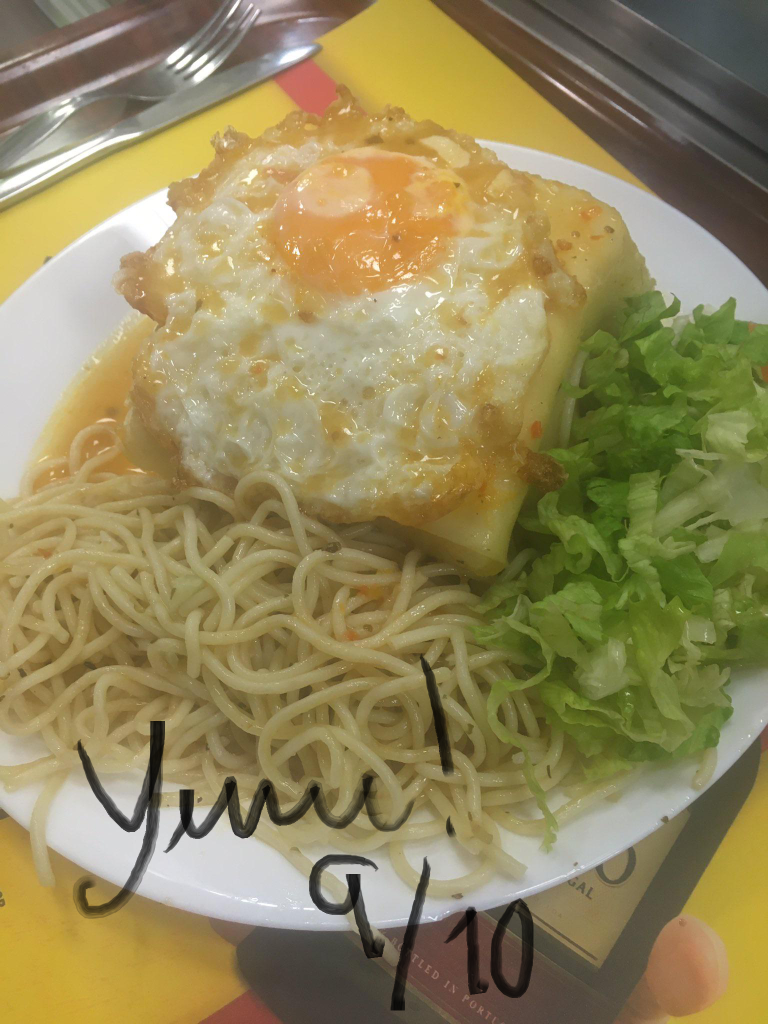
#> input picture LAB2/findings/Steg_Tools_v5.7.0_By_Lapsus$/images/a.png, 1536 x 2048 px (shown at 1/2 size)
$ python Hide_Spectrogram_Tool_v2.7.9.py images/a.png
#> lines starting #> are read from the running program, lines starting #| are printed output that depends on the picture
import wave
import sys
import numpy as np
from PIL import Image


# --------------- PARAMETERS -------------
MAX_FREQUENCY = 22000 # Hz
MIN_FREQUENCY = 20 # Hz

# 44100Hz if we use the audible frequencies
# 88200Hz if we use the inaudible frequencies
DOUBLE_SAMPLE_RATE = 88200  # Sample rate in Hz
SAMPLE_RATE = 44100
FINAL_AMPLITUDE = 1

audible_flag_types = {
    "-i" : {
        "max_frequency": 44000,
        "min_frequency": 23000,
        "sample_rate": DOUBLE_SAMPLE_RATE
        },
    "-a" : {
        "max_frequency": MAX_FREQUENCY,
        "min_frequency": MIN_FREQUENCY,
        "sample_rate": SAMPLE_RATE
        },
    "-h" : {
        "max_frequency": 33000,
        "min_frequency": 9000,
        "sample_rate": DOUBLE_SAMPLE_RATE
        },
}


# determines how wide each pixel is in the spectrogram.
# a good rule is to compute NSamples / SAMPLE_RATE and see how much time (in seconds) will be granted for each pixel
NSAMPLES_PER_PIXEL = 15000
FREQUENCY_RESOLUTION = 200 # number of vertical lines to represent the message in the spectrogram

# WAV Parameters - DO NOT CHANGE
N_CHANNELS = 1;
SAMPLE_WIDTH_BYTES = 2     # 2 bytes = 16-bit
# -----------------------------------------

image_filename = ""
precomputed_frequencies = {}

def parse_input():
    global image_filename
    global MAX_FREQUENCY
    global MIN_FREQUENCY
    global SAMPLE_RATE

    arguments = sys.argv
    if len(arguments) == 2:
        image_filename = arguments[1:][0]
    elif len(arguments) == 3 and arguments[1:][1] in audible_flag_types:
        image_filename = arguments[1:][0]
        parameters_of_flag = audible_flag_types[arguments[1:][1]]
        MAX_FREQUENCY = parameters_of_flag['max_frequency']
        MIN_FREQUENCY = parameters_of_flag['min_frequency']
        SAMPLE_RATE = parameters_of_flag['sample_rate']

        print("NOTE:")
        print("To make the audio completely inaudible, you need to go through a filter pass and remove the sound of frequencies between 20Hz-20KHz with other software (such as FLStudio). Else, you will still notice some clicking sounds which are a result from the superposition of the 22KHz-44KHz frequencies.")
    else:
        print("Expected arguments: <image_secret_filename> <audible_flag>")
        print("     audible_flag (optional): ")
        print("              '-a' to hide the secret in the audible frequencies (20Hz-20Khz), making the noise audible. It's the default mode when the flag is not provided.")
        print("              '-h' to hide half the secret in the audible frequencies (20Hz-20Khz), and the other half in inaudible frequencies (23Khz-44Khz).")
        print("              '-i' to hide the secret in the inaudible frequencies (22Hz-44Khz), making the noise barely audible")
        exit()


def precompute_frequency_samples(image_height):
    """
    Precomputes the defined number of samples by the variable NSAMPLES_PER_PIXEL
    for each frequency line used.
    The number of frequency lines depends on the FREQUENCY_RESOLUTION
    Used to speedup the program - when summing up the frequencies corresponding to the pixels of the image
    we use the precomputed array of NSAMPLES_PER_PIXEL which corresponds to a sine wave with the frequency corresponding
    to the pixel's height index
    """
    freq_range_per_pixel = int((MAX_FREQUENCY - MIN_FREQUENCY) / image_height)
    freq_line_delta = (MAX_FREQUENCY - MIN_FREQUENCY) / FREQUENCY_RESOLUTION
    frequency_range_top = MAX_FREQUENCY # height index starts from top of the image, thus we start from highest frequency
    frequency_line = frequency_range_top
    frequency_range_bottom = frequency_range_top - freq_range_per_pixel + 1

    time_per_pixel = NSAMPLES_PER_PIXEL / SAMPLE_RATE
    t_pixel =  np.linspace(0, time_per_pixel, int(NSAMPLES_PER_PIXEL), False) # time passage

    for height in range(image_height):
        # for each frequency line on the current height pixel range, add the computed frequency samples to the precomputed map
        while frequency_line > MIN_FREQUENCY and frequency_range_bottom  <= frequency_line <= frequency_range_top:
            precomputed_frequency = np.zeros(NSAMPLES_PER_PIXEL)
            for s in range(NSAMPLES_PER_PIXEL):
                precomputed_frequency[s] = np.sin(2 * np.pi * frequency_line * t_pixel[s])
            precomputed_frequencies[frequency_line] = precomputed_frequency
            frequency_line -= freq_line_delta
        frequency_range_top -= freq_range_per_pixel
        frequency_range_bottom = frequency_range_top - freq_range_per_pixel + 1


def create_wav_file(sample_array, min_possible_val, max_possible_val):
    """
    Normalizes the image array, and writes it to a .wav file without compression
    """
    # Ensure that highest value is in 16-bit range
    sample_width_int = (2**(SAMPLE_WIDTH_BYTES*8)) / 2 - 1
    # normalize the signal to a range in [-sample_width_int, sample_width_int]
    minus_one_one_normalized = 2 * ( (sample_array - min_possible_val)  / (max_possible_val - min_possible_val) ) - 1
    audio = np.int16(minus_one_one_normalized *  FINAL_AMPLITUDE * sample_width_int)
    # print("nomalied signal:", audio)

    with wave.open('./Output/my-fav-song.wav', 'w') as wav_file:
        # Set the parameters
        wav_file.setparams((N_CHANNELS, SAMPLE_WIDTH_BYTES, SAMPLE_RATE, 0, 'NONE', 'not compressed'))

        # Write the audio
        wav_file.writeframes(audio.tobytes())


def convert_image_to_audio(image_array):
    """
    Converts image pixels into frequency lines.
    Uses the precomputed frequency lines vector


    image_array: 2D array representing the pixels in grayscale, with values ranging from 0 to 1.
    """
    image_width = image_array.shape[1]
    image_height = image_array.shape[0]
    freq_range_per_pixel = int((MAX_FREQUENCY - MIN_FREQUENCY) / image_height)
    freq_line_delta = (MAX_FREQUENCY - MIN_FREQUENCY) / FREQUENCY_RESOLUTION

    signal = np.zeros(image_width * NSAMPLES_PER_PIXEL)

    for width in range(image_width):
        frequency_range_top = MAX_FREQUENCY # height index starts from top of the image, thus we start from highest frequency
        frequency_line = frequency_range_top
        frequency_range_bottom = frequency_range_top - freq_range_per_pixel + 1
        for height in range(image_height):

            # sum sample values of all pixels of same column and create NSAMPLES_FOR_EACH_PIXEL number of samples
            while frequency_line > MIN_FREQUENCY and frequency_range_bottom  <= frequency_line <= frequency_range_top:
                if image_array[height, width] != 0: # if pixel has value, create the samples for that
                    index = width*NSAMPLES_PER_PIXEL
                    signal[index: index + NSAMPLES_PER_PIXEL] += image_array[height, width] * precomputed_frequencies[frequency_line]
                frequency_line -= freq_line_delta
            frequency_range_top -= freq_range_per_pixel
            frequency_range_bottom = frequency_range_top - freq_range_per_pixel + 1

        if frequency_range_top < MIN_FREQUENCY:
            continue

    return signal

# --------- MAIN ---------

parse_input()

print("Starting encoding the secret...")
# open & cinvert image to greyscale
img = Image.open(image_filename)
#> img is the input picture: PIL image 1536x2048 RGBA; mean R, G, B, A 147.7, 135.4, 90.8, 255
img_gray = img.convert("L")
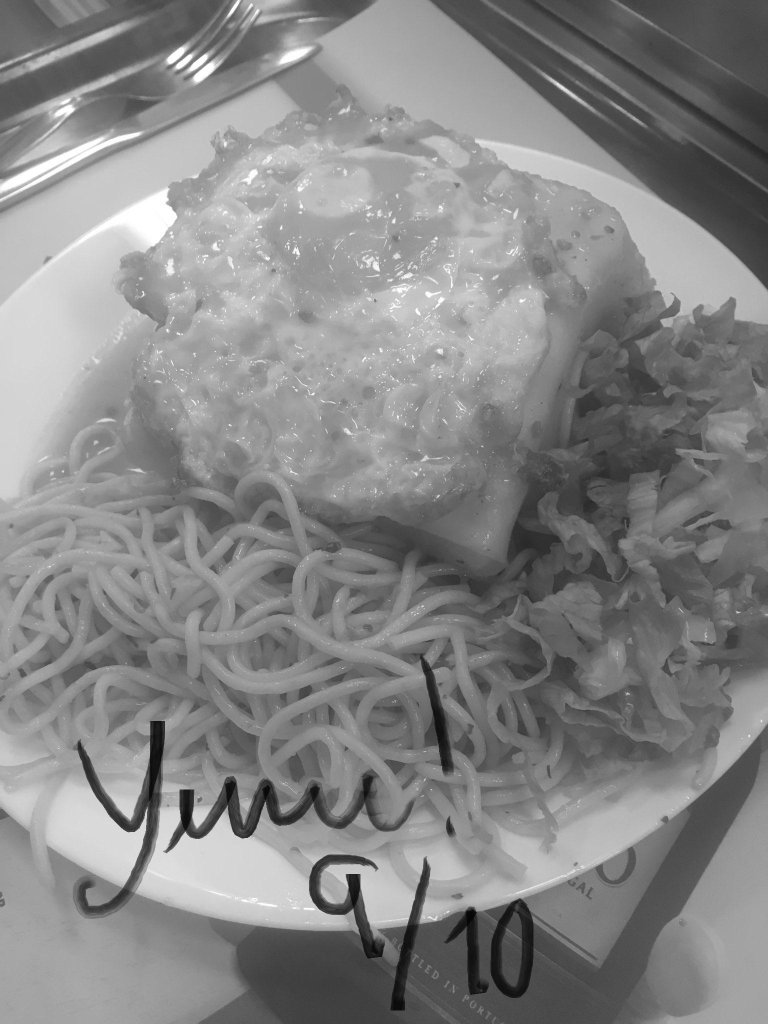
#> img_gray: PIL image 1536x2048 L (shown at 1/2 size); min 4, max 255, mean 134
img_array = np.array(img_gray)
# normalize to [0,1] values
img_normalized = 1 - (img_array / 255.0)
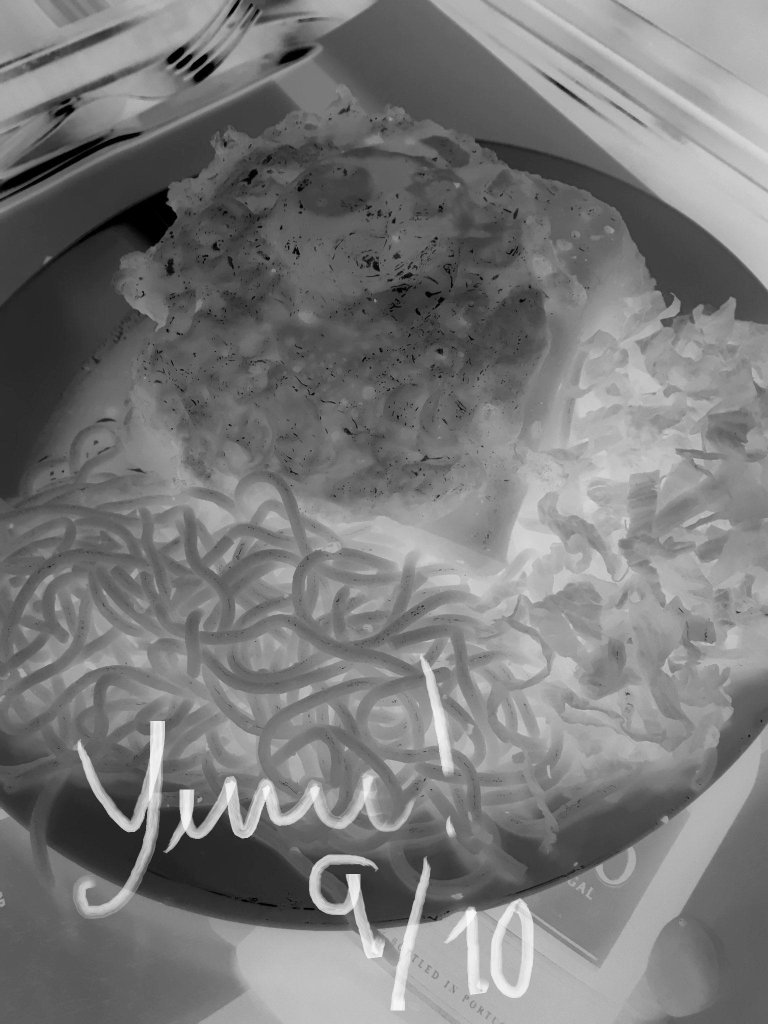
#> img_normalized: shape (2048, 1536) float64 (shown at 1/2 size); min 0, max 0.984, mean 0.475

precompute_frequency_samples(img_normalized.shape[0])
signal = convert_image_to_audio(img_normalized)
create_wav_file(signal, -FREQUENCY_RESOLUTION, FREQUENCY_RESOLUTION)

print("Done. Your secret is hidden in the audio file 'my-fav-song.wav' and is only visible using a spectrogram.")
print("Now to hide it better, join it with another audio (with the help of any other software)")

$ run again, on LAB2/findings/Steg_Tools_v5.7.0_By_Lapsus$/images/c.png
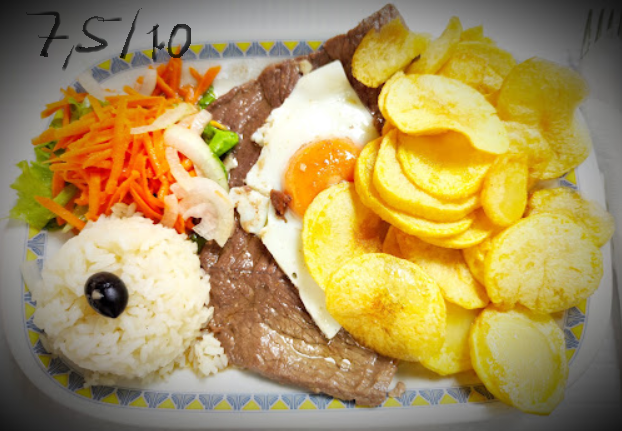
#> input picture LAB2/findings/Steg_Tools_v5.7.0_By_Lapsus$/images/c.png, 622 x 431 px
#> img is the input picture: PIL image 622x431 RGBA; mean R, G, B, A 172.5, 149, 93.5, 255
#> `img_gray = img.convert("L")`:
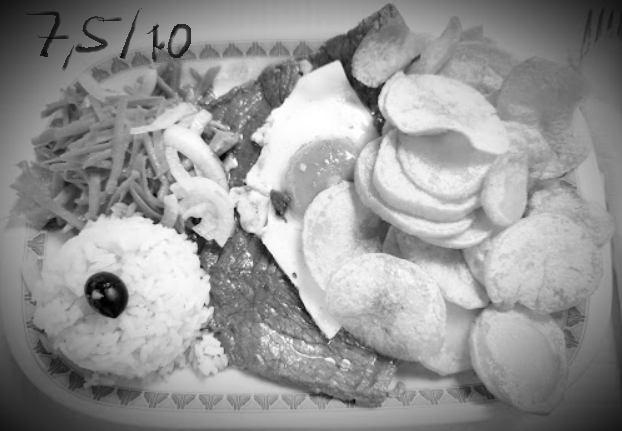
#> img_gray: PIL image 622x431 L; min 0, max 255, mean 149.7
#> `img_normalized = 1 - (img_array / 255.0)`:
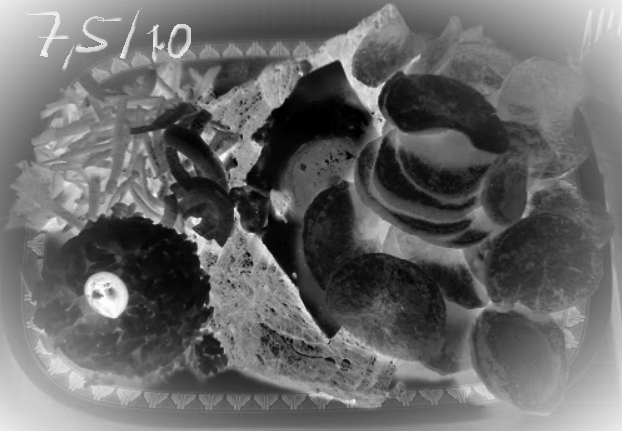
#> img_normalized: shape (431, 622) float64; min 0, max 1, mean 0.413
